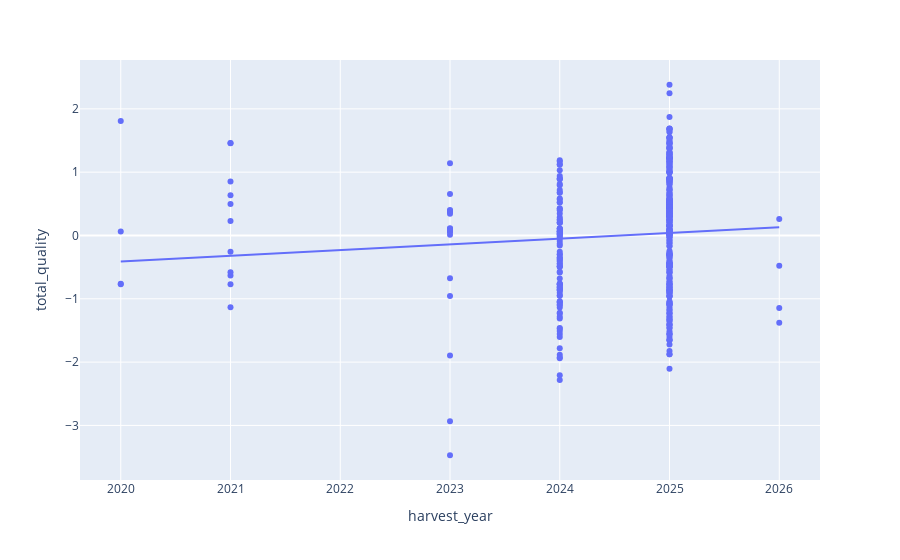

The notebook cell saved with this chart:
### Code cell
# Fit linear regression model for harvest_year on total_quality
model = smf.ols(formula = 'total_quality~harvest_year', data=coffee).fit()
print(model.summary())

px.scatter(coffee, x='harvest_year', y='total_quality', trendline='ols')

### Figure 1 — Plotly figure (JSON) as saved in the notebook; plotly's stock layout.template omitted (floating-point values rounded to 4 significant figures; data arrays with more than 128 entries replaced by an {"elided": "..."} marker saying what was removed)
{"data": [{"hovertemplate": "harvest_year=%{x}<br>total_quality=%{y}<extra></extra>", "legendgroup": "", "marker": {"color": "#636efa", "symbol": "circle"}, "mode": "markers", "name": "", "orientation": "v", "showlegend": false, "type": "scatter", "x": {"elided": "402 int values"}, "xaxis": "x", "y": {"elided": "402 float values"}, "yaxis": "y"}, {"hovertemplate": "<b>OLS trendline</b><br>total_quality = 0.0901709 * harvest_year + -182.554<br>R<sup>2</sup>=0.008011<br><br>harvest_year=%{x}<br>total_quality=%{y} <b>(trend)</b><extra></extra>", "legendgroup": "", "marker": {"color": "#636efa", "symbol": "circle"}, "mode": "lines", "name": "", "showlegend": false, "type": "scatter", "x": {"elided": "402 int values"}, "xaxis": "x", "y": {"elided": "402 float values"}, "yaxis": "y"}], "layout": {"legend": {"tracegroupgap": 0}, "margin": {"t": 60}, "xaxis": {"anchor": "y", "domain": [0, 1], "title": {"text": "harvest_year"}}, "yaxis": {"anchor": "x", "domain": [0, 1], "title": {"text": "total_quality"}}}}
